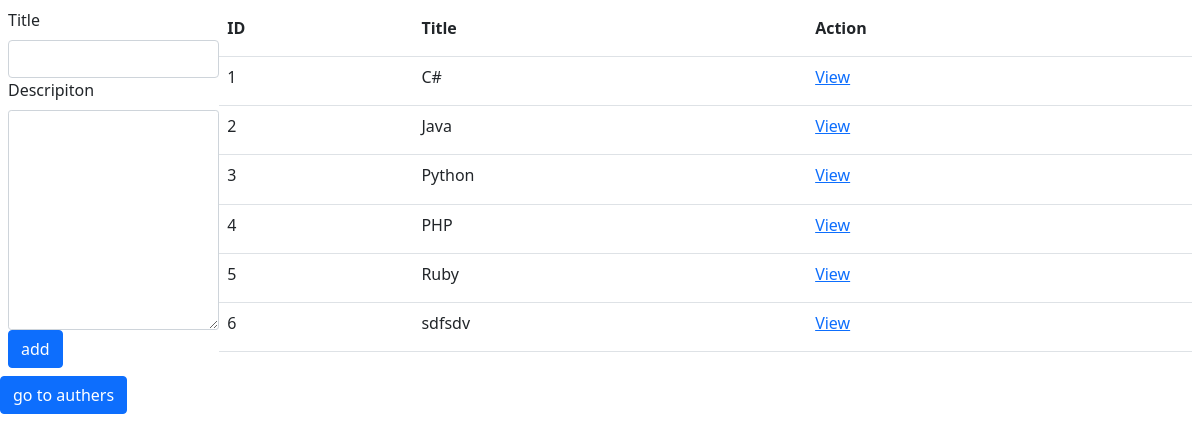
The page / on the database its author committed.
### books_authers_app/models.py (models this page shows)
class Book(models.Model):
    title = models.CharField(max_length=255)
    desc = models.TextField(default='No description')
    created_at = models.DateTimeField(auto_now_add=True)
    updated_at = models.DateTimeField(auto_now=True)

### books_authers_app/views.py (the view)
# urls.py: path('', views.index),
def index(request):
    context = {
        "all_the_books": Book.objects.all(),
        "all_the_authers": Auther.objects.all()
    }
    return render(request, "index.html", context)

### books_authers_app/templates/index.html (shortened to what this page needs)
<!DOCTYPE html>
<html lang="en">
<head>
    <link href="https://cdn.jsdelivr.net/npm/bootstrap@5.0.2/dist/css/bootstrap.min.css" rel="stylesheet"
>
    {% load static %}
    <link rel="stylesheet" href="{% static 'css/style.css' %}">
</head>
<body>
    <main class="d-flex p-2 bd-highlight">
        <form action="add_book" method="post">
            <div class="title">
                <label class="form-label" for="book_title">Title</label>
                <input type="text" id="book_title" name="book_title" class="form-control">
            </div>
            <div class="desc">
                <label class="form-label" for="desc">Descripiton</label>
                <textarea class="form-control form-control-sm " aria-label="With textarea" name="desc" id="desc" cols="20" rows="10"></textarea>
            </div>
            <input type="submit" value="add" class="btn btn-primary">
        </form>
        <table class="table table-hover">
            <tr>
                <th>ID</th>
                <th>Title</th>
                <th>Action</th>
            </tr>
            {% for book in all_the_books %}
            <tr>
                <td>{{book.id}}</td>
                <td>{{book.title}}</td>
                <td><a href="/books/{{book.id}}">View</a></td>
            </tr>
            {% endfor %}
        </table>
    </main>
    <a href="/authers" class="btn btn-primary">go to authers</a>
</body>
</html>

### rows shown on the page
Book: id "1", title "C#"
Book: id "2", title "Java"
Book: id "3", title "Python"
Book: id "4", title "PHP"
Book: id "5", title "Ruby"
Book: id "6", title "sdfsdv"
